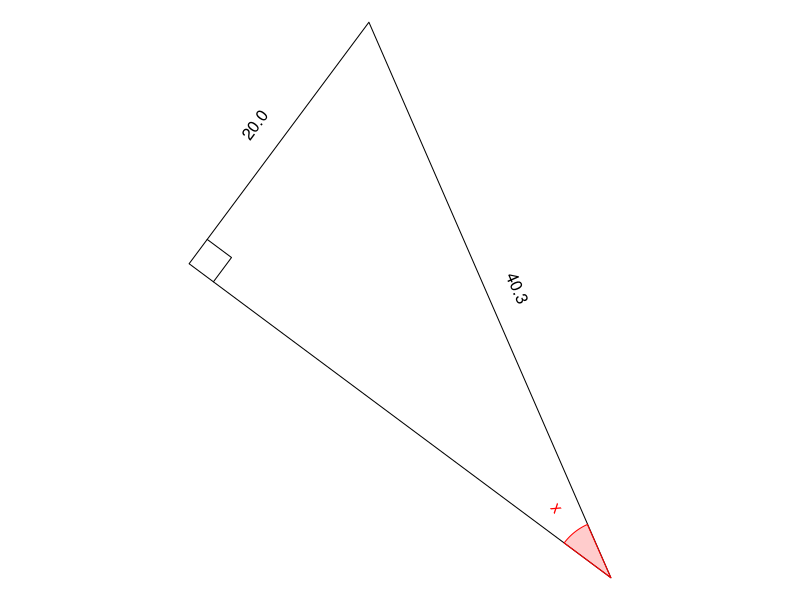

Recreate this plot in R.
## ---- chunk 1
while(T){
    th = signif(round(runif(1,pi/12,pi/2-pi/12),3),3)
    ol = round(runif(1,10,100),1)
    hl = round(ol/sin(th),1)
    al = hl*cos(th)
    ans = asin(ol/hl)
    tol = 0.01
    an2 = signif(ans,3)
    canpass = T
    if(an2>1){
        if(an2%%0.01==0){
            canpass = F
        }
    } else {
        if(an2%%0.001==0){
            canpass = F
        }
    }
    if(ol>10 && al>10 && hl<100 && canpass){break}
}

angstr = "x"
ostr = sprintf("%.1f",signif(ol,3))
astr = ""
hstr = sprintf("%.1f",signif(hl,3))

if(th<1){
    angstr2 = sprintf("%.3f",signif(ans,3))
    tol = 0.001
} else {
    angstr2 = sprintf("%.2f",signif(ans,3))
    tol = 0.01
}

## ---- chunk 2
par(mar=c(0,0,0,0),pty="s")

refl = sample(c(T,F),1)

bmp = 0.05
xs = c(0,cos(th),cos(th))
ys = c(0,0,sin(th))
xlo = cos(th)+bmp
ylo = sin(th)/2
srto = 90
xla = cos(th)/2
yla = -bmp
srta = 0
xlh = cos(th)/2+bmp*cos(th+pi/2)
ylh = sin(th)/2+bmp*sin(th+pi/2)
srth = th/pi*180
xang = bmp*cos(seq(0,th,pi/360))/th
yang = bmp*sin(seq(0,th,pi/360))/th
xlang = bmp*cos(th/2)/th+1*bmp*cos(th/2)
ylang = bmp*sin(th/2)/th+1*bmp*sin(th/2)
srtang = th/2/pi*180
xsq = c(cos(th)-bmp,cos(th)-bmp,cos(th))
ysq = c(0,bmp,bmp)

if(refl){
    xs = -xs
    xlo = -xlo
    srto = -90
    xla = -xla
    srta = 0
    xlh = -xlh
    srth = -th/pi*180
    xang = -xang
    xlang = -xlang
    srtang = -th/2/pi*180
    xsq = -xsq
}

rotang = runif(1,0,2*pi)

xs2 = xs*cos(rotang)-ys*sin(rotang)
ys2 = xs*sin(rotang)+ys*cos(rotang)
xlo2 = xlo*cos(rotang)-ylo*sin(rotang)
ylo2 = xlo*sin(rotang)+ylo*cos(rotang)
srto2 = (srto+rotang/pi*180+90)%%180-90
xla2 = xla*cos(rotang)-yla*sin(rotang)
yla2 = xla*sin(rotang)+yla*cos(rotang)
srta2 = (srta+rotang/pi*180+90)%%180-90
xlh2 = xlh*cos(rotang)-ylh*sin(rotang)
ylh2 = xlh*sin(rotang)+ylh*cos(rotang)
srth2 = (srth+rotang/pi*180+90)%%180-90
srtang2 = (srtang+rotang/pi*180+90)%%180-90
xang2 = xang*cos(rotang)-yang*sin(rotang)
yang2 = xang*sin(rotang)+yang*cos(rotang)
xlang2 = xlang*cos(rotang)-ylang*sin(rotang)
ylang2 = xlang*sin(rotang)+ylang*cos(rotang)
xsq2 = xsq*cos(rotang)-ysq*sin(rotang)
ysq2 = xsq*sin(rotang)+ysq*cos(rotang)

xxx = c(xs2,xlo2,xla2,xlh2,xlang2)
yyy = c(ys2,ylo2,yla2,ylh2,ylang2)

widx = (max(xxx)-min(xxx))/2
widy = (max(yyy)-min(yyy))/2
midx = (max(xxx)+min(xxx))/2
midy = (max(yyy)+min(yyy))/2
wid = max(c(widx,widy))

plot(0,0,"n",xlim=c(midx-wid,midx+wid),ylim=c(midy-wid,midy+wid),axes=F,ann=F)

polygon(xs2,ys2)
lines(xsq2,ysq2)
text(xlo2,ylo2,ostr,srt=srto2)
text(xla2,yla2,astr,srt=srta2)
text(xlh2,ylh2,hstr,srt=srth2)
polygon(c(0,xang2),c(0,yang2),border="red",col=rgb(1,0,0,0.2))
text(xlang2,ylang2,angstr,srt=srtang2,col="red")
